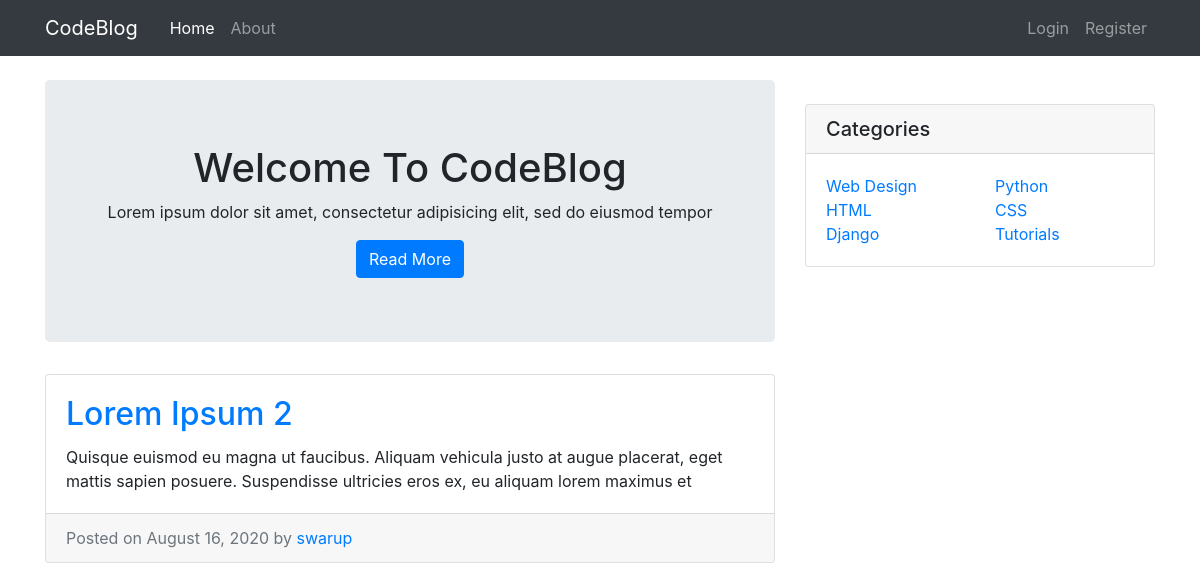
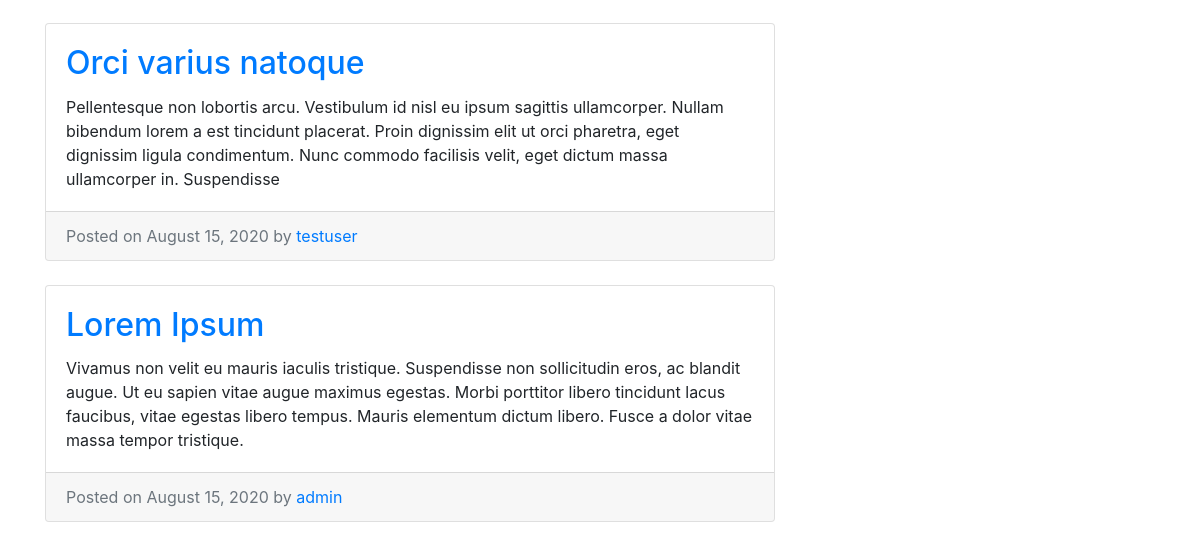
The app's page /, older data (2 pictures, top to bottom).
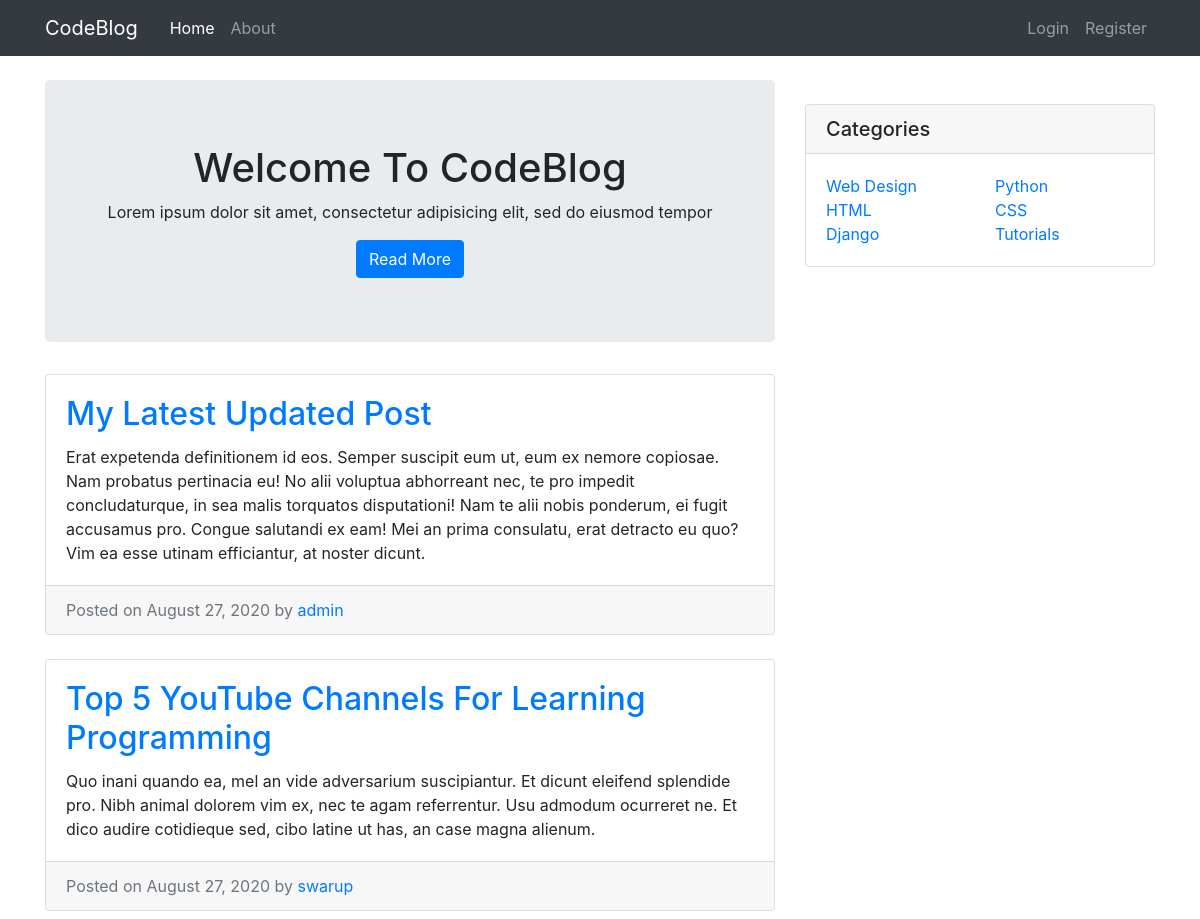
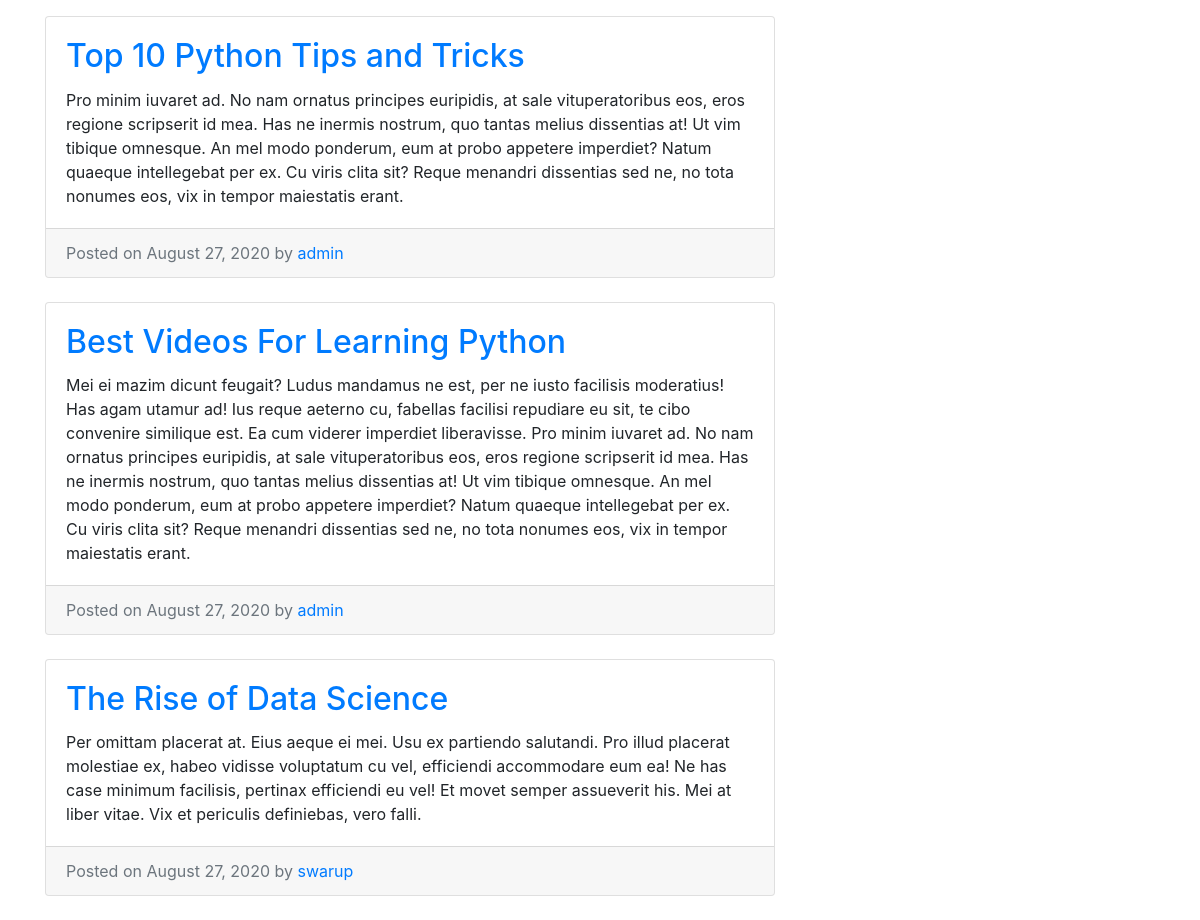
The same page, newer data (2 pictures, top to bottom).
### blog/models.py (models this page shows, shortened)
class Post(models.Model) :
    title = models.CharField(max_length=200)
    content = models.TextField()
    date_posted = models.DateTimeField(default=timezone.now)
    author = models.ForeignKey(User,on_delete=models.CASCADE)

### blog/views.py (the view)
# urls.py: path('',views.PostListView.as_view(template_name='blog/home.html'),name='blog-home'),
class PostListView(ListView) :
    model = Post
    context_object_name='posts'
    ordering = ['-date_posted']
    paginate_by = 5

### blog/templates/blog/home.html
{% extends 'blog/base.html' %}
{% block content %}
<div class="jumbotron text-center">
  <div class="container">
    <h1>Welcome To CodeBlog</h1>
    <p>Lorem ipsum dolor sit amet, consectetur adipisicing elit, sed do eiusmod tempor</p>
    <a href="{% url 'blog-about' %}" class="btn btn-primary">Read More</a>
  </div>
</div>
{% for post in posts %}
  <div class="card mb-4">
  <div class="card-body">
    <h2 class="card-title"><a href="{% url 'post-detail' post.id %}">{{post.title}}</a></h2>
    <p class="card-text">{{post.content}}</p>
  </div>
  <div class="card-footer text-muted">
    Posted on {{post.date_posted|date:'F j, Y'}} by
    <a href="#">{{post.author}}</a>
  </div>
  </div>
{% endfor %}
{% endblock %}

Row changes from the older to the newer data that the page shows:
no longer on this page (row unchanged): Post: title "Lorem Ipsum 2", content "Quisque euismod eu magna ut faucibus. Aliquam vehicula justo at augue placerat, eget mattis sapien posuere. Suspendisse ultricies eros ex, eu aliquam lorem maximus et", date_posted "August 16, 2020", author "swarup"
no longer on this page (row unchanged): Post: title "Orci varius natoque", content "Pellentesque non lobortis arcu. Vestibulum id nisl eu ipsum sagittis ullamcorper. Nullam bibendum lorem a est tincidunt placerat. Proin dignissim elit ut orci pharetra, eget dignissim ligula condimentum. Nunc commodo facilisis velit, eget dictum massa ullamcorper in. Suspendisse", date_posted "August 15, 2020", author "testuser"
no longer on this page (row unchanged): Post: title "Lorem Ipsum", content "Vivamus non velit eu mauris iaculis tristique. Suspendisse non sollicitudin eros, ac blandit augue. Ut eu sapien vitae augue maximus egestas. Morbi porttitor libero tincidunt lacus faucibus, vitae egestas libero tempus. Mauris elementum dictum libero. Fusce a dolor vitae massa tempor tristique.", date_posted "August 15, 2020", author "admin"
added Post: title "My Latest Updated Post", content "Erat expetenda definitionem id eos. Semper suscipit eum ut, eum ex nemore copiosae. Nam probatus pertinacia eu! No alii voluptua abhorreant nec, te pro impedit concludaturque, in sea malis torquatos disputationi! Nam te alii nobis ponderum, ei fugit accusamus pro. Congue salutandi ex eam! Mei an prima consulatu, erat detracto eu quo? Vim ea esse utinam efficiantur, at noster dicunt.", date_posted "August 27, 2020", author "admin"
added Post: title "Top 5 YouTube Channels For Learning Programming", content "Quo inani quando ea, mel an vide adversarium suscipiantur. Et dicunt eleifend splendide pro. Nibh animal dolorem vim ex, nec te agam referrentur. Usu admodum ocurreret ne. Et dico audire cotidieque sed, cibo latine ut has, an case magna alienum.", date_posted "August 27, 2020", author "swarup"
added Post: title "Top 10 Python Tips and Tricks", content "Pro minim iuvaret ad. No nam ornatus principes euripidis, at sale vituperatoribus eos, eros regione scripserit id mea. Has ne inermis nostrum, quo tantas melius dissentias at! Ut vim tibique omnesque. An mel modo ponderum, eum at probo appetere imperdiet? Natum quaeque intellegebat per ex. Cu viris clita sit? Reque menandri dissentias sed ne, no tota nonumes eos, vix in tempor maiestatis erant.", date_posted "August 27, 2020", author "admin"
added Post: title "Best Videos For Learning Python", content "Mei ei mazim dicunt feugait? Ludus mandamus ne est, per ne iusto facilisis moderatius! Has agam utamur ad! Ius reque aeterno cu, fabellas facilisi repudiare eu sit, te cibo convenire similique est. Ea cum viderer imperdiet liberavisse. Pro minim iuvaret ad. No nam ornatus principes euripidis, at sale vituperatoribus eos, eros regione scripserit id mea. Has ne inermis nostrum, quo tantas melius dissentias at! Ut vim tibique omnesque. An mel modo ponderum, eum at probo appetere imperdiet? Natum quaeque intellegebat per ex. Cu viris clita sit? Reque menandri dissentias sed ne, no tota nonumes eos, vix in tempor maiestatis erant.", date_posted "August 27, 2020", author "admin"
added Post: title "The Rise of Data Science", content "Per omittam placerat at. Eius aeque ei mei. Usu ex partiendo salutandi. Pro illud placerat molestiae ex, habeo vidisse voluptatum cu vel, efficiendi accommodare eum ea! Ne has case minimum facilisis, pertinax efficiendi eu vel! Et movet semper assueverit his. Mei at liber vitae. Vix et periculis definiebas, vero falli.", date_posted "August 27, 2020", author "swarup"
